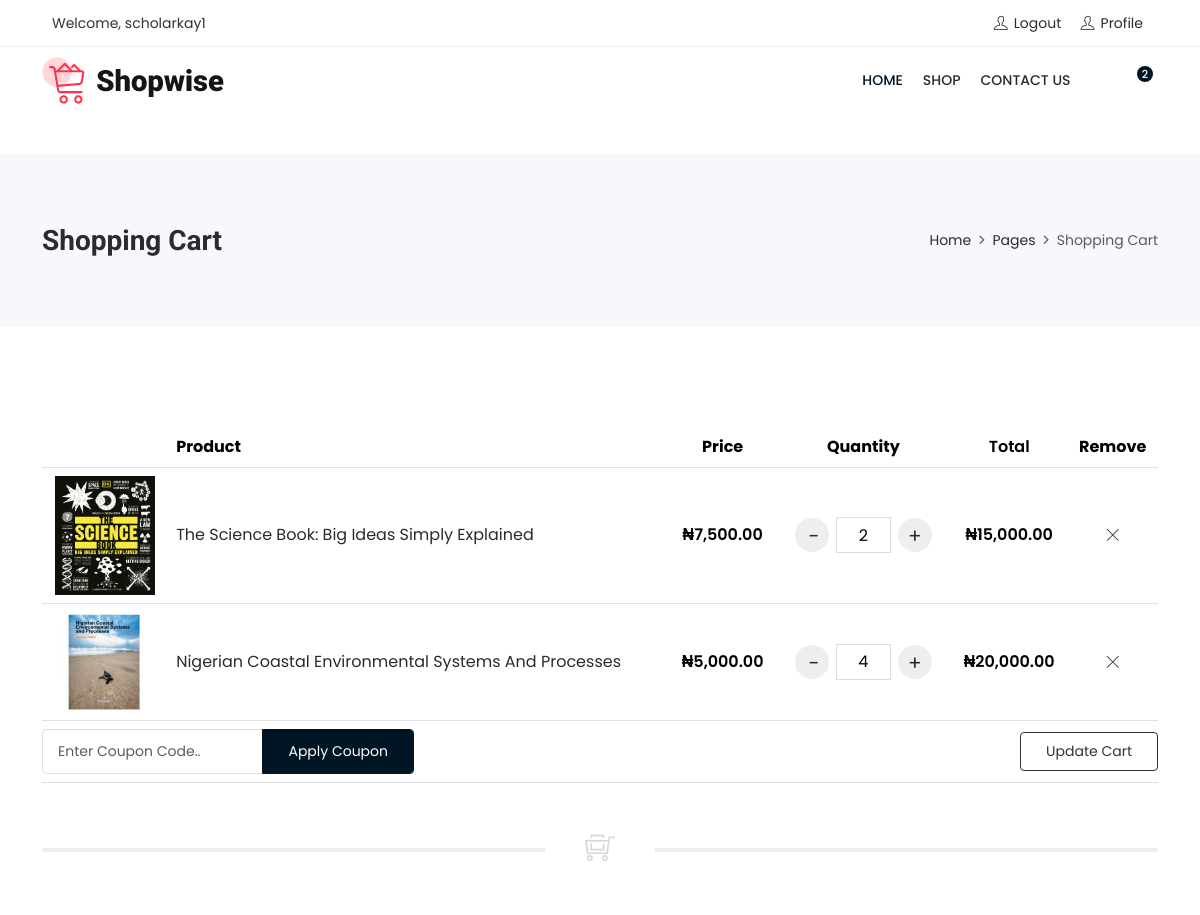
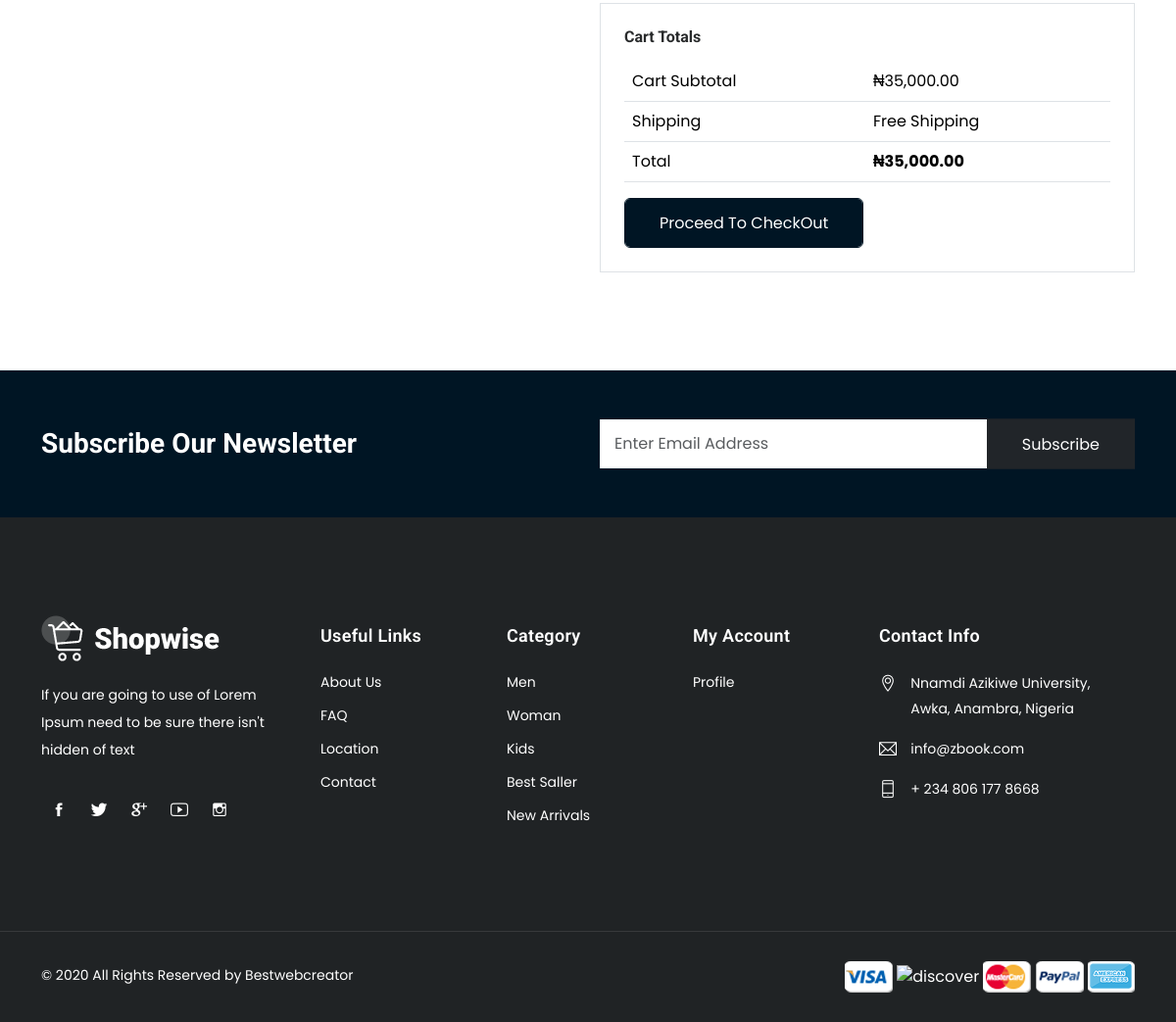
Page /cart/ (signed in) on the committed database (2 pictures, top to bottom).
### carts/models.py (models this page shows, shortened)
class CartItem(models.Model):
    book = models.ForeignKey(Book, null=True, on_delete=models.CASCADE)
    user = models.ForeignKey(User, null=True, on_delete=models.CASCADE)
    cart = models.ForeignKey(Cart, null=True, on_delete=models.CASCADE)
    quantity = models.IntegerField()
    is_active = models.BooleanField(default=True)
    def sub_total(self):
        return self.book.price * self.quantity

### store/models.py (models this page shows, shortened)
class Book(models.Model):
    book_title = models.TextField(max_length=255, unique=True)
    author = models.TextField(max_length=255)
    slug = models.SlugField(max_length=255, unique=True)
    price = models.DecimalField(max_digits=10, decimal_places=2)
    description = models.TextField(max_length=255, blank=True)
    images = models.ImageField(upload_to='photos/books')
    stock = models.IntegerField()
    is_featured = models.BooleanField(default=False)
    created_date = models.DateTimeField(auto_now_add=True)
    modified_data = models.DateTimeField(auto_now=True)
    category = models.ForeignKey('Category', on_delete=models.CASCADE)

### carts/views.py (the view)
# urls.py: path("", views.cart, name="cart"),
def cart(request, quantity=0, total=0, cart_items=None):
    try:
        sub_total = 0
        if request.user.is_authenticated:
            cart_items = CartItem.objects.filter(user=request.user, is_active=True)
        else:
            cart = Cart.objects.get(cart_id=_cart_id(request))
            cart_items = CartItem.objects.filter(cart=cart, is_active=True)
        for cart_item in cart_items:
            total += (cart_item.book.price * cart_item.quantity)
            quantity += cart_item.quantity
        sub_total = total
        cart_count = cart_items.count()
    except:
        pass
    context = {
            'quantity': quantity,
            'total': sub_total,
            'cart_items': cart_items,
    }
    return render(request, 'shop-cart.html', context)

### carts/context_processors.py (called while the page is built)
def cart_items_count(request):
    if request.user.is_authenticated:
        cart_items = CartItem.objects.filter(user=request.user, is_active=True)
        count = cart_items.count()
    else:
        count = 0
    return {'cart_items_count': count}

### templates/shop-cart.html (shortened to what this page needs)
{% extends "base.html" %}
{% load static %}
{% load humanize %}
{% block content %}
<div class="breadcrumb_section bg_gray page-title-mini">
    <div class="container">
        <div class="row align-items-center">
        	<div class="col-md-6">
                <div class="page-title">
            		<h1>Shopping Cart</h1>
                </div>
            </div>
            <div class="col-md-6">
                <ol class="breadcrumb justify-content-md-end">
                    <li class="breadcrumb-item"><a href="#">Home</a></li>
                    <li class="breadcrumb-item"><a href="#">Pages</a></li>
                    <li class="breadcrumb-item active">Shopping Cart</li>
                </ol>
            </div>
        </div>
    </div>
</div>
<div class="main_content">
<div class="section">
	<div class="container">
        {% if not cart_items %}
          <h1 class="text-center py-4 bg-blue">Your cart is empty</h1>
          <div class="text-center">
            <a href={% url 'store' %} class="btn fill-out">Continue Shopping</a>
          </div>
        {% else %}
        <div class="row">
            <div class="col-12">
                <div class="table-responsive shop_cart_table">
                	<table class="table">
                    	<thead>
                        	<tr>
                            	<th class="product-thumbnail">&nbsp;</th>
                                <th class="product-name">Product</th>
                                <th class="product-price">Price</th>
                                <th class="product-quantity">Quantity</th>
                                <th class="product-subtotal">Total</th>
                                <th class="product-remove">Remove</th>
                            </tr>
                        </thead>
                        <tbody>
                            {% for cart_item in cart_items  %}
                        	<tr>
                            	<td class="product-thumbnail"><a href="#"><img src="{{cart_item.book.images.url}}" alt="product1"></a></td>
                                <td class="product-name" data-title="Product"><a href="#">{{cart_item.book.book_title}}</a></td>
                                <td class="product-price" data-title="Price">&#8358;{{cart_item.book.price | intcomma}}</td>
                                <td class="product-quantity" data-title="Quantity"><div class="quantity">
                                <a href="{% url 'remove_cart' cart_item.book.id cart_item.id %}" class="minus">-</a>
                                <input type="text" name="quantity" value="{{cart_item.quantity}}" title="Qty" class="qty" size="4">
                                <a href="{% url 'add_cart' cart_item.book.id %}" class="plus">+</a>
                              </div></td>
                              	<td class="product-subtotal" data-title="Total">&#8358;{{cart_item.sub_total | intcomma}}</td>
                                <td class="product-remove" data-title="Remove"><a href="{% url 'remove_cart_item' cart_item.book.id cart_item.id %}" onclick="return confirm('Are you sure you want to remove this item?')"><i class="ti-close"></i></a></td>
                            </tr>
                            {% endfor %}
                            {% endif %}
                        </tbody>
                        <tfoot>
                        	<tr>
                            	<td colspan="6" class="px-0">
                                	<div class="row g-0 align-items-center">
                                    	<div class="col-lg-4 col-md-6 mb-3 mb-md-0">
                                            <div class="coupon field_form input-group">
                                                <input type="text" value="" class="form-control form-control-sm" placeholder="Enter Coupon Code..">
                                                <div class="input-group-append">
                                                	<button class="btn btn-fill-out btn-sm" type="submit">Apply Coupon</button>
                                                </div>
                                            </div>
                                    	</div>
                                        <div class="col-lg-8 col-md-6  text-start  text-md-end">
                                            <button class="btn btn-line-fill btn-sm" type="submit">Update Cart</button>
                                        </div>
                                    </div>
                                </td>
                            </tr>
                        </tfoot>
                    </table>
                </div>
            </div>
        </div>
        <div class="row">
            <div class="col-12">
            	<div class="medium_divider"></div>
            	<div class="divider center_icon"><i class="ti-shopping-cart-full"></i></div>
            	<div class="medium_divider"></div>
            </div>
        </div>
        <div class="row">
        	<div class="col-md-6">
            </div>
            <div class="col-md-6">
            	<div class="border p-3 p-md-4">
                    <div class="heading_s1 mb-3">
                        <h6>Cart Totals</h6>
                    </div>
                    <div class="table-responsive">
                        <table class="table">
                            <tbody>
                                <tr>
                                    <td class="cart_total_label">Cart Subtotal</td>
                                    <td class="cart_total_amount">&#8358;{{total | intcomma}}</td>
                                </tr>
                                <tr>
                                    <td class="cart_total_label">Shipping</td>
                                    <td class="cart_total_amount">Free Shipping</td>
                                </tr>
                                <tr>
                                    <td class="cart_total_label">Total</td>
                                    <td class="cart_total_amount"><strong>&#8358;{{total | intcomma}}</strong></td>
                                </tr>
                            </tbody>
                        </table>
                    </div>
                    <a href="{% url 'checkout' %}" class="btn btn-fill-out">Proceed To CheckOut</a>
                </div>
            </div>
        </div>
    </div>
</div>
<div class="section bg_default small_pt small_pb">
	<div class="container">
    	<div class="row align-items-center">
            <div class="col-md-6">
                <div class="heading_s1 mb-md-0 heading_light">
                    <h3>Subscribe Our Newsletter</h3>
                </div>
            </div>
            <div class="col-md-6">
                <div class="newsletter_form">
                    <form>
                        <input type="text" required="" class="form-control rounded-0" placeholder="Enter Email Address">
                        <button type="submit" class="btn btn-dark rounded-0" name="submit" value="Submit">Subscribe</button>
                    </form>
                </div>
            </div>
        </div>
    </div>
</div>
</div>
{% endblock %}

### templates/nav.html (shortened to what this page needs)
{% load static %}
<header class="header_wrap fixed-top header_with_topbar">
	<div class="top-header">
        <div class="container">
            <div class="row align-items-center">
                <div class="col-md-6">
                    <div class="d-flex align-items-center justify-content-center justify-content-md-start">
                        <ul class="contact_detail text-center text-lg-start">
                            <li><span>Welcome, {{user.username}}</span></li>
                        </ul>
                    </div>
                </div>
                <div class="col-md-6">
                    <div class="text-center text-md-end">
                       	{% if request.user.is_authenticated %}
                        <ul class="header_list">
                            <li><a href="{%url 'sign_out'%}"><i class="ti-user"></i><span>Logout</span></a></li>
                            <li><a href="{%url 'profile'%}"><i class="ti-user"></i><span>Profile</span></a><li>
						</ul>
                        {% else %}:
                        <ul class="header_list">
                            <li><a href="{%url 'sign_in'%}"><i class="ti-user"></i><span>Login</span></a></li>
                            <li><a href="{%url 'register'%}"><i class="ti-user"></i><span>Register</span></a><li>
                        </ul>
                         {% endif %}
                    </div>
                </div>
            </div>
        </div>
    </div>
    <div class="bottom_header dark_skin main_menu_uppercase">
        <div class="container">
            <nav class="navbar navbar-expand-lg">
                <a class="navbar-brand" href="index.html">
                    <img class="logo_dark" src="{% static 'assets/images/logo_dark.png' %}" alt="logo" />
                </a>
                <div class="collapse navbar-collapse justify-content-end" id="navbarSupportedContent">
                    <ul class="navbar-nav">
                        <li >
                            <a  class="nav-link  active" href={% url "home" %}>Home</a>
                        </li>
                        <li><a class=" nav-link nav_item" href={% url "store" %}>shop</a></li>
                         <li><a class=" nav-link nav_item" href="./contact.html">Contact Us</a></li>
                        </ul>
                </div>
                <ul class="navbar-nav attr-nav align-items-center">
                    <li><a href="javascript:;" class="nav-link search_trigger"><i class="linearicons-magnifier"></i></a>
                    </li>
                    <li class=" cart_dropdown"><a class="nav-link cart_trigger" href="{%url 'cart' %}" ><i class="linearicons-cart"></i><span class="cart_count">{{cart_items_count}}</span></a>
                    </li>
                </ul>
            </nav>
        </div>
    </div>
</header>

### rows in the picture
CartItem: book.images (picture), book.book_title "The Science Book: Big Ideas Simply Explained", book.price "7,500.00", quantity "2", sub_total "15,000.00"
CartItem: book.images (picture), book.book_title "Nigerian Coastal Environmental Systems And Processes", book.price "5,000.00", quantity "4", sub_total "20,000.00"

### other values in the picture
{{ user.username }} "scholarkay1"
{{ cart_items_count }} "2"
{{ total | intcomma }} "35,000.00"
